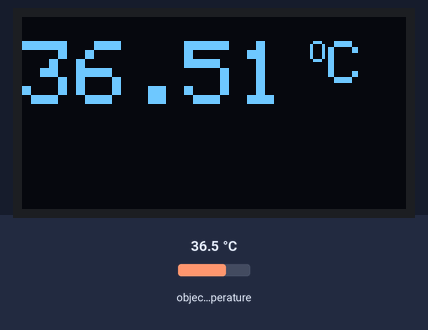
This sketch was run on a simulated Arduino Uno, built with avr-gcc and run on an emulated ATmega328P. Parts: 128×64 one-colour display. The test bench sets the inputs (shaded band); at power-on: object temperature 36.5 °C.

Above: at 1.8 s.
1.9 s: object temperature set to 20 °C
At 2.7 s:
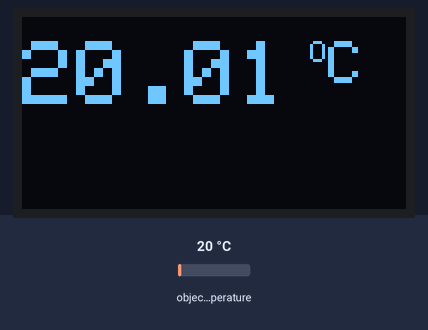
3.6 s: object temperature set to 26 °C
At 5.1 s:
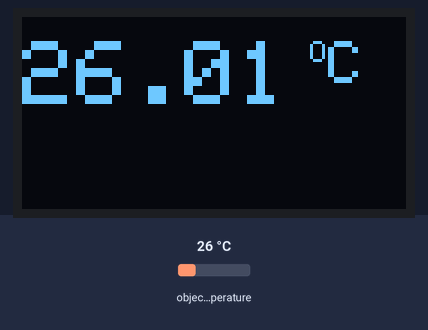
5.6 s: object temperature set to 32 °C
At 7.5 s:
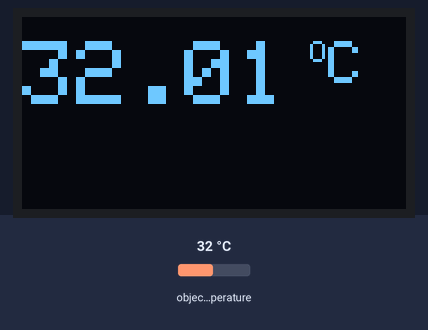
Timing chart, 0 to 9.0 s (numbered marks = the images above; inputs shaded):
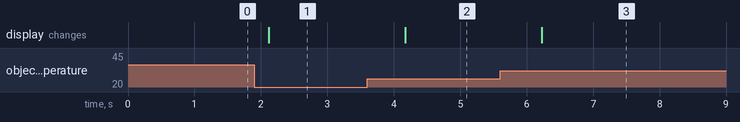

The sketch:

Termometr.ino
```cpp
#include <SPI.h>
#include <Wire.h>
#include <Adafruit_GFX.h>
#include <Adafruit_SSD1306.h>
#include <Adafruit_MLX90614.h>


Adafruit_SSD1306 display(-1);
Adafruit_MLX90614 mlx = Adafruit_MLX90614(0x5A);
void setup()
{
  // initialize with the I2C addr 0x3C
  display.begin(SSD1306_SWITCHCAPVCC, 0x3C);


  mlx.begin();

}

void loop() {
  display.clearDisplay();
  display.setTextSize(3);
  display.setTextColor(WHITE);
  display.setCursor(0,0);
  display.setTextSize(1);
  display.println("");
  display.setTextSize(3);
  display.print(mlx.readObjectTempC());
  display.setTextSize(1);
  display.print(" O");
  display.setTextSize(2);
  display.print("C");

  display.display();
  delay(1000);
  display.clearDisplay();
  }
```

Measured:
- after the input at 1.9 s, the display: changes after 0.22 s (image 1)
- after the input at 3.6 s, the display: changes after 0.57 s (image 2)
- after the input at 5.6 s, the display: changes after 0.63 s (image 3)
